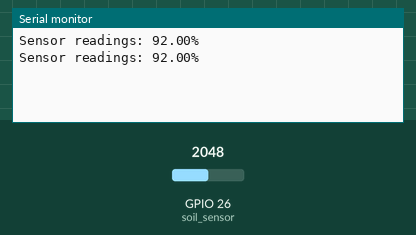
The sketch below on a simulated ESP32. Parts: the last lines printed to the serial monitor. Inputs (shaded band) come from the test bench; at power-on: GPIO 26 (soil_sensor) = 2048.

Above: at 1.8 s.
1.9 s: GPIO 26 (soil_sensor) set to 2866
At 2.5 s:
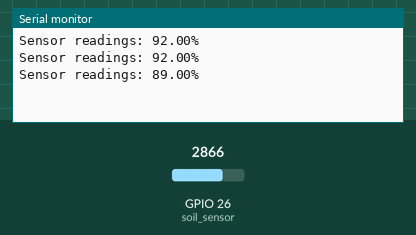
3.4 s: GPIO 26 (soil_sensor) set to 3603
At 4.8 s:
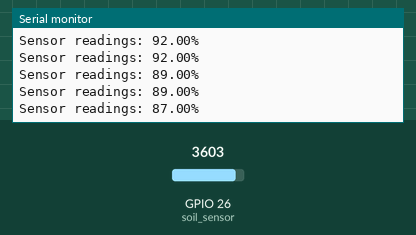
Timing chart, 0 to 6.4 s (numbered marks = the images above; inputs shaded):
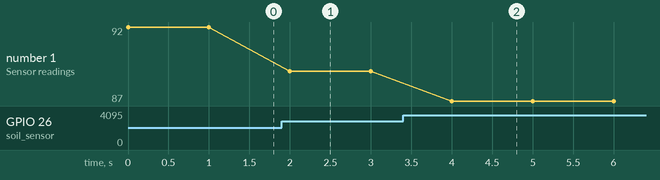

The sketch:

soilmoisturesensorreading.ino
```cpp
float reading;
int soil_sensor = 26;
void setup(){
  Serial.begin(9600);
  pinMode(soil_sensor,INPUT);

}

void loop(){
  reading = read_data();
  Serial.print("Sensor readings: ");
  Serial.print(reading);
  Serial.println("%");
  delay(1000);
  }


float read_data(){
  float val;
  val = analogRead(soil_sensor);
  val = map(val,28000,0,0,100);
  return val;
  }
```

Measured:
- after the input at 1.9 s, the serial monitor: prints a new line after 0.10 s (image 1)
- after the input at 3.4 s, the serial monitor: prints a new line after 0.60 s (image 2)
- plotted number 1: 92 → 89 after the input at 1.9 s, 89 → 87 after the input at 3.4 s
